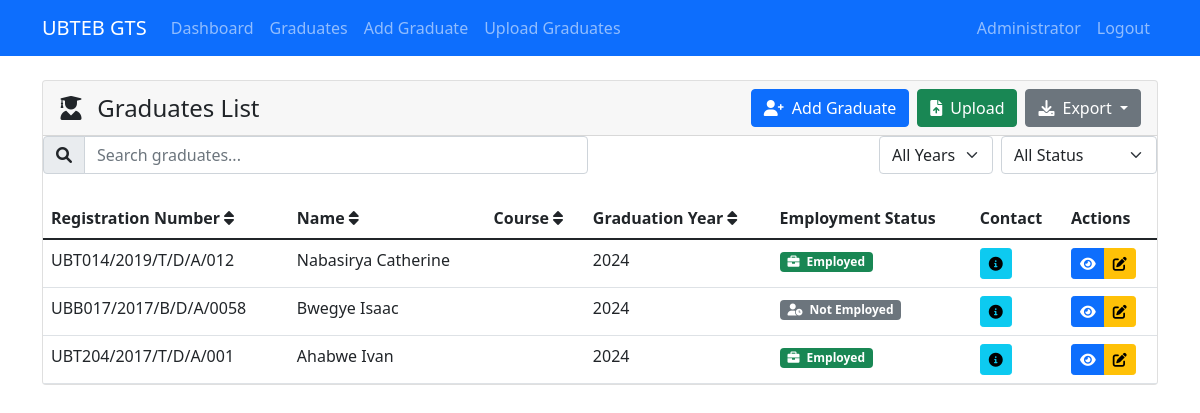
Page /graduates/ (signed in) on the earlier database version.
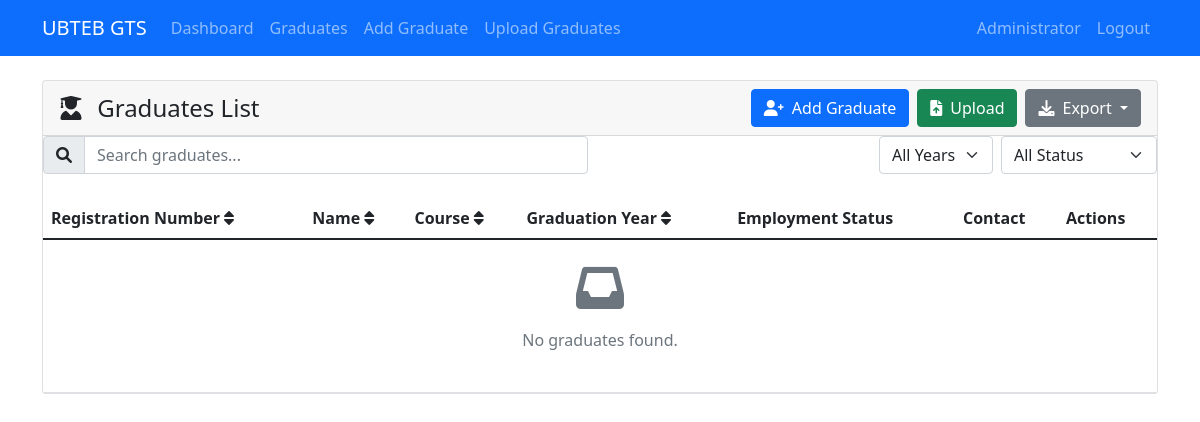
Same page on the later database version.
### graduates/models.py (models this page shows, shortened)
class User(AbstractUser):
    USER_TYPE_CHOICES = (
        ('admin', 'Administrator'),
        ('field_officer', 'Field Officer'),
        ('officer', 'Officer'),
    )
    user_type = models.CharField(max_length=20, choices=USER_TYPE_CHOICES, default='officer')
    phone_number = models.CharField(max_length=20, blank=True)
    group = models.ForeignKey(UserGroup, on_delete=models.SET_NULL, null=True, blank=True)
    profile_image = models.ImageField(upload_to='profile_images/', null=True, blank=True)
    last_login_ip = models.GenericIPAddressField(null=True, blank=True)
    failed_login_attempts = models.PositiveIntegerField(default=0)
    last_password_change = models.DateTimeField(default=timezone.now)
    must_change_password = models.BooleanField(default=False)
    created_at = models.DateTimeField(default=timezone.now)
    updated_at = models.DateTimeField(default=timezone.now)
    groups = models.ManyToManyField(
        Group,
        verbose_name='groups',
        blank=True,
        help_text='The groups this user belongs to.',
        related_name='custom_user_set'
    )
    user_permissions = models.ManyToManyField(
        Permission,
        verbose_name='user permissions',
        blank=True,
        help_text='Specific permissions for this user.',
        related_name='custom_user_set'
    )

class Graduate(models.Model):
    GENDER_CHOICES = (
        ('M', 'Male'),
        ('F', 'Female'),
        ('O', 'Other'),
    )
    registration_number = models.CharField(max_length=50, unique=True)
    first_name = models.CharField(max_length=100)
    last_name = models.CharField(max_length=100)
    gender = models.CharField(max_length=1, choices=GENDER_CHOICES)
    date_of_birth = models.DateField()
    email = models.EmailField()
    phone_number = models.CharField(max_length=20)
    course = models.ForeignKey(Course, on_delete=models.CASCADE)
    graduation_date = models.DateField()
    exam_center = models.ForeignKey(ExamCenter, on_delete=models.SET_NULL, null=True)
    is_employed = models.BooleanField(default=False)
    employer_name = models.CharField(max_length=200, blank=True)
    job_title = models.CharField(max_length=100, blank=True)
    employment_date = models.DateField(null=True, blank=True)
    current_district = models.ForeignKey(District, on_delete=models.SET_NULL, null=True)
    created_by = models.ForeignKey(User, on_delete=models.SET_NULL, null=True)
    created_at = models.DateTimeField(auto_now_add=True)
    updated_at = models.DateTimeField(auto_now=True)
    @property
    def graduation_year(self):
        return self.graduation_date.year if self.graduation_date else None
    class Meta:
        ordering = ['-graduation_date', 'last_name', 'first_name']
        indexes = [
            models.Index(fields=['graduation_date']),
            models.Index(fields=['registration_number']),
        ]

### graduates/views.py (the view)
# urls.py: path('graduates/', views.graduate_list, name='graduate_list'),
@login_required
def graduate_list(request):
    if request.user.user_type == 'field_officer':
        graduates = Graduate.objects.filter(created_by=request.user).order_by('-created_at')
    else:
        graduates = Graduate.objects.all().order_by('-created_at')
    return render(request, 'graduates/graduate_list.html', {
        'graduates': graduates,
        'can_manage_data': can_manage_data(request.user),
        'can_view_reports': can_view_reports(request.user),
    })

### graduates/views.py (called while the page is built)
def can_manage_data(user):
    return user.user_type in ['admin', 'field_officer']

def can_view_reports(user):
    return user.user_type in ['admin', 'officer']

### graduates/templates/graduates/graduate_list.html (shortened to what this page needs)
{% extends 'graduates/base.html' %}
{% block content %}
<div class="card">
    <div class="card-header d-flex justify-content-between align-items-center flex-wrap">
        <h4 class="mb-0">
            <i class="fas fa-user-graduate me-2"></i>
            Graduates List
        </h4>
        <div class="d-flex gap-2 mt-2 mt-md-0">
            {% if user.user_type == 'admin' or user.user_type == 'field_officer' %}
            <a href="{% url 'add_graduate' %}" class="btn btn-primary">
                <i class="fas fa-user-plus me-2"></i>Add Graduate
            </a>
            <a href="{% url 'upload_graduates' %}" class="btn btn-success">
                <i class="fas fa-file-upload me-2"></i>Upload
            </a>
            {% endif %}
            <div class="dropdown">
                <button class="btn btn-secondary dropdown-toggle" type="button" id="exportDropdown" data-bs-toggle="dropdown">
                    <i class="fas fa-download me-2"></i>Export
                </button>
            </div>
        </div>
    </div>
    <div class="card-body p-0">
        <div class="row mb-4">
            <div class="col-md-6">
                <div class="input-group">
                    <span class="input-group-text">
                        <i class="fas fa-search"></i>
                    </span>
                    <input type="text" class="form-control" id="tableSearch" placeholder="Search graduates...">
                </div>
            </div>
            <div class="col-md-6">
                <div class="d-flex justify-content-end gap-2">
                    <select class="form-select w-auto" id="yearFilter">
                        <option value="">All Years</option>
                    </select>
                    <select class="form-select w-auto" id="employmentFilter">
                        <option value="">All Status</option>
                    </select>
                </div>
            </div>
        </div>
        <div class="table-responsive">
            <table class="table table-hover mb-0">
                <thead>
                    <tr>
                        <th>
                            <div class="d-flex align-items-center">
                                Registration Number
                                <i class="fas fa-sort ms-1"></i>
                            </div>
                        </th>
                        <th>
                            <div class="d-flex align-items-center">
                                Name
                                <i class="fas fa-sort ms-1"></i>
                            </div>
                        </th>
                        <th>
                            <div class="d-flex align-items-center">
                                Course
                                <i class="fas fa-sort ms-1"></i>
                            </div>
                        </th>
                        <th>
                            <div class="d-flex align-items-center">
                                Graduation Year
                                <i class="fas fa-sort ms-1"></i>
                            </div>
                        </th>
                        <th>Employment Status</th>
                        <th>Contact</th>
                        <th>Actions</th>
                    </tr>
                </thead>
                <tbody>
                    {% for graduate in graduates %}
                    <tr>
                        <td>{{ graduate.registration_number }}</td>
                        <td>{{ graduate.first_name }} {{ graduate.last_name }}</td>
                        <td>{{ graduate.course_name }}</td>
                        <td>{{ graduate.graduation_year }}</td>
                        <td>
                            {% if graduate.is_employed %}
                            <span class="badge bg-success">
                                <i class="fas fa-briefcase me-1"></i> Employed
                            </span>
                            {% else %}
                            <span class="badge bg-secondary">
                                <i class="fas fa-user-clock me-1"></i> Not Employed
                            </span>
                            {% endif %}
                        </td>
                        <td>
                            <button type="button" class="btn btn-sm btn-info" data-bs-toggle="popover"
                                    data-bs-content="<strong>Email:</strong> {{ graduate.email }}<br><strong>Phone:</strong> {{ graduate.contact_number }}"
                                    data-bs-html="true">
                                <i class="fas fa-info-circle"></i>
                            </button>
                        </td>
                        <td>
                            <div class="btn-group">
                                <button type="button" class="btn btn-sm btn-primary"
                                        data-bs-toggle="modal" data-bs-target="#graduateModal{{ graduate.id }}">
                                    <i class="fas fa-eye"></i>
                                </button>
                                {% if user.user_type == 'admin' or user.user_type == 'field_officer' %}
                                <a href="{% url 'edit_graduate' graduate.id %}" class="btn btn-sm btn-warning">
                                    <i class="fas fa-edit"></i>
                                </a>
                                {% endif %}
                            </div>
                        </td>
                    </tr>
                    {% empty %}
                    <tr>
                        <td colspan="7" class="text-center py-4">
                            <div class="text-muted">
                                <i class="fas fa-inbox fa-3x mb-3"></i>
                                <p>No graduates found.</p>
                            </div>
                        </td>
                    </tr>
                    {% endfor %}
                </tbody>
            </table>
        </div>
    </div>
</div>
{% endblock %}

### graduates/templates/graduates/base.html (shortened to what this page needs)
<!DOCTYPE html>
<html lang="en">
<head>
    <link href="https://cdn.jsdelivr.net/npm/bootstrap@5.1.3/dist/css/bootstrap.min.css" rel="stylesheet">
    <link href="https://cdnjs.cloudflare.com/ajax/libs/font-awesome/6.0.0/css/all.min.css" rel="stylesheet">
</head>
<body>
    <nav class="navbar navbar-expand-lg navbar-dark bg-primary">
        <div class="container">
            <a class="navbar-brand" href="{% url 'dashboard' %}">UBTEB GTS</a>
            <div class="collapse navbar-collapse" id="navbarNav">
                <ul class="navbar-nav me-auto">
                    <li class="nav-item">
                        <a class="nav-link" href="{% url 'dashboard' %}">Dashboard</a>
                    </li>
                    <li class="nav-item">
                        <a class="nav-link" href="{% url 'graduate_list' %}">Graduates</a>
                    </li>
                    {% if user.user_type == 'admin' or user.user_type == 'field_officer' %}
                    <li class="nav-item">
                        <a class="nav-link" href="{% url 'add_graduate' %}">Add Graduate</a>
                    </li>
                    <li class="nav-item">
                        <a class="nav-link" href="{% url 'upload_graduates' %}">Upload Graduates</a>
                    </li>
                    {% endif %}
                </ul>
                <ul class="navbar-nav">
                    <li class="nav-item">
                        <span class="nav-link">{{ user.get_user_type_display }}</span>
                    </li>
                    <li class="nav-item">
                        <a class="nav-link" href="{% url 'admin:logout' %}">Logout</a>
                    </li>
                </ul>
            </div>
        </div>
    </nav>
    <div class="container mt-4">
        {% block content %}
        {% endblock %}
    </div>
</body>
</html>

Differences in the rows shown:
removed Graduate: registration_number "UBT014/2019/T/D/A/012", first_name "Nabasirya", last_name "Catherine", graduation_year "2024", is_employed True (drawn)
removed Graduate: registration_number "UBB017/2017/B/D/A/0058", first_name "Bwegye", last_name "Isaac", graduation_year "2024", is_employed False (drawn)
removed Graduate: registration_number "UBT204/2017/T/D/A/001", first_name "Ahabwe", last_name "Ivan", graduation_year "2024", is_employed True (drawn)
Other differences:
text now shown: "No graduates found."
